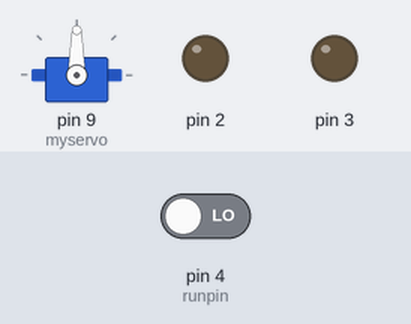
This sketch was run on a simulated Arduino Uno, built with avr-gcc and run on an emulated ATmega328P. On the bench: servo, output pins drawn as LEDs (lit = HIGH). Inputs (shaded band) come from the test bench; at power-on: pin 4 (runpin) LOW.

Above: at 1.2 s.
1.3 s: pin 4 (runpin) driven HIGH
At 2.4 s:
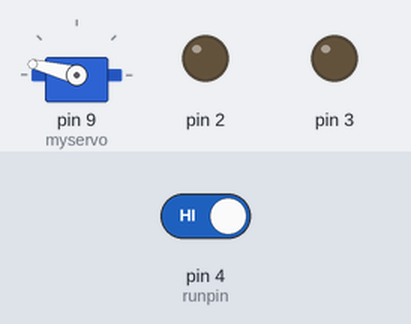
2.8 s: pin 4 (runpin) driven LOW
At 3.7 s:
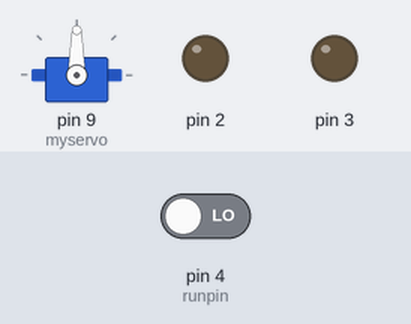
Timing chart, 0 to 5.8 s (numbered marks = the images above; inputs shaded):
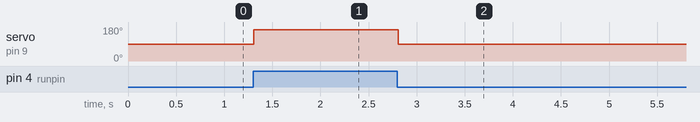

Measured:
- after the input at 1.3 s, servo on pin 9 (myservo): 90° → 166° at once
- after the input at 2.8 s, servo on pin 9 (myservo): 166° → 90° at once

The sketch:

frc2016_bunny_bots_gun_controller.ino
```cpp
/*
 Controlling a servo position using a potentiometer (variable resistor)
 by Michal Rinott <http://people.interaction-ivrea.it/m.rinott>

 modified on 8 Nov 2013
 by Scott Fitzgerald
 http://www.arduino.cc/en/Tutorial/Knob
*/

#include <Servo.h>

Servo myservo;  // create servo object to control a servo

int runpin = 4;  // digital pin used to read the run switch
int shootpin = 5;  //digital pin used to read the shoot switch
int run = 0;    // variable to read the value from the run switch
int shoot = 0; // variable to read the value from the shoot switch

void setup() {
  myservo.attach(9);  // attaches the servo on pin 9 to the servo object
  pinMode(2, OUTPUT);
  pinMode(3, OUTPUT);
  pinMode(4, INPUT);
  pinMode(5, INPUT);
  Serial.begin(9600);
}

void loop() {
  run = digitalRead(runpin);            // reads the value of the potentiometer (value between 0 and 1023)
  if (run == 1) {
    myservo.write(166);
  } else {
   myservo.write(90);
  } if (shoot == 1 && run == 1) {
    digitalWrite(2, LOW);
    digitalWrite(3, HIGH);
  } else {
    digitalWrite(2,LOW);
    digitalWrite(3, LOW);
  }

                 // sets the servo position according to the scaled value
  delay(20);                           // waits for the servo to get there
}
```
